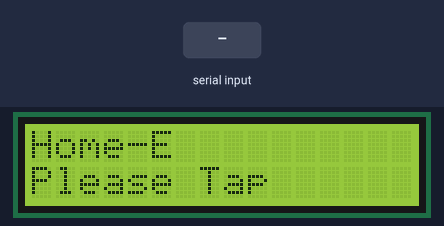
Bench run of a sketch on a simulated Arduino Uno, built with avr-gcc and run on an emulated ATmega328P. On the bench: 16×2 character LCD. Inputs (shaded band) come from the test bench.

Above: at 1.6 s.
1.7 s: "1" received over Serial
At 4.1 s:
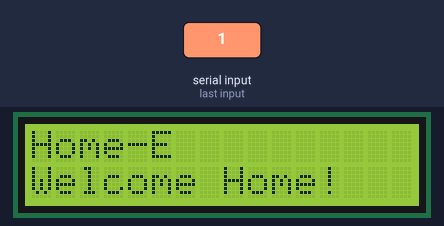
4.7 s: "0" received over Serial
At 7.2 s:
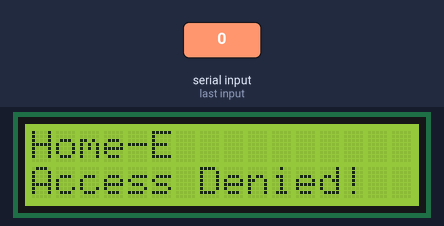
7.5 s: "2" received over Serial
At 11.7 s:
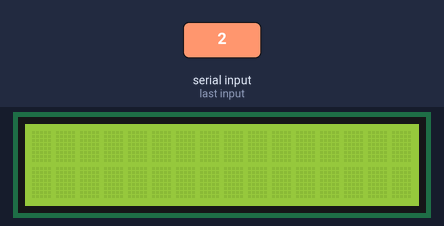
Timing chart, 0 to 13.2 s (numbered marks = the images above; inputs shaded):
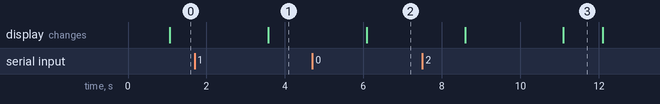

The sketch:

subsystemTwo.ino
```cpp
// Home-E : Team Funtastic Four
// SUBSYSTEM 2 - The LCD Display System
// This subsystem receives data ('working' variable) from Subsystem 3 (RFID Tap) via serial communication, which triggers it to display a welcome/denied message.
// This information is further sent to Subsystem 1 (Door latch) as outByte = 1 or 0 via bluetooth, depending on access granted or denied.

#include <LiquidCrystal.h>
#include <SoftwareSerial.h>

const byte rxPin = 9;
const byte txPin = 10;

SoftwareSerial mySerial (rxPin, txPin);

char working[20];
String outByte = "";
LiquidCrystal lcd(12, 11, 5, 4, 3, 2);

void setup() {
  Serial.begin(9600);
  mySerial.begin(19200);
  lcd.begin(16, 2);
  lcd.setCursor(0,0);
  lcd.print("Home-E");
}

void loop() {

  lcd.clear();
  Serial.readBytes(working, 1);
  if (working[0] == '1'){
      lcd.setCursor(0,0);
    lcd.print("Home-E");
    lcd.setCursor(0,1);
    lcd.print("Welcome Home!");
    working[0] = '2';
    outByte = "1";
    mySerial.println(outByte);  // sending data to subsystem 1
  } else if (working[0] == '0'){
      lcd.setCursor(0,0);
    lcd.print("Home-E");
    lcd.setCursor(0,1);
    lcd.print("Access Denied!");
    working[0] = '2';
    outByte = "0";
    mySerial.println(outByte);  // sending data to subsystem 1
  } else {
      lcd.setCursor(0,0);
    lcd.print("Home-E");
    lcd.setCursor(0,1);
    lcd.print("Please Tap");
  }

  delay(2500);
  lcd.noBlink();
  lcd.clear();
}
```

Measured:
- after the input at 1.7 s, the display: first differs from a run without the input after 1.9 s (image 1)
- after the input at 4.7 s, the display: first differs from a run without the input after 1.4 s (image 2)
